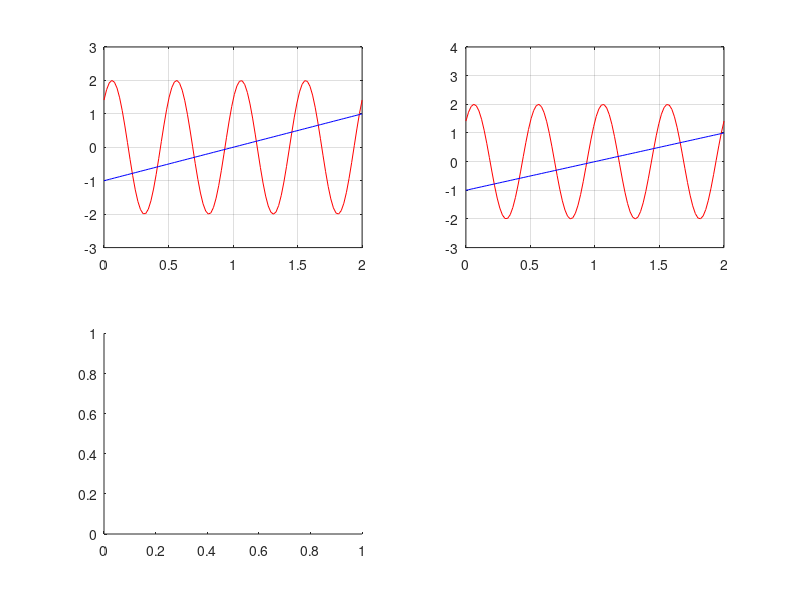

MATLAB code to generate this figure: (Note: this script raises an error after producing the figure.)

t = linspace(0,2);
x = t - 1;
A = 2;
ph = pi/4;
f = 2; 
y = A * sin(2*pi*f*t+ph);                                                 

subplot(2,2,1);
plot(t,y,'r');

hold on

plot(t,x,'b');
ylim([-3,3]);
xlim([0,2]);

grid on

subplot(2,2,2);
plot(t,y,'r');
hold on

plot(t,x,'b');
hold on
ylim([-3,4]);
xlim([0,2]);

grid on
hold on


subplot(2,2,3);
ts = 0:0.001:2;
xs = A*sin(2*pi*ts+ph);

xm8 = 8;
xm4 = 16;
xm5 = 32;

for i=1:16
    xs(i) = xs(i)-(mod(xs(i)*xm8,1))/8
end

stem(ts,xs,LineStyle="none");
hold on

subplot(2,2,4);

for i=1:16
    xs(i) = xs(i)-(mod(xs(i)*xm5,1))/8
end

stem(ts,xs,LineStyle="none", Color='g');
hold on






